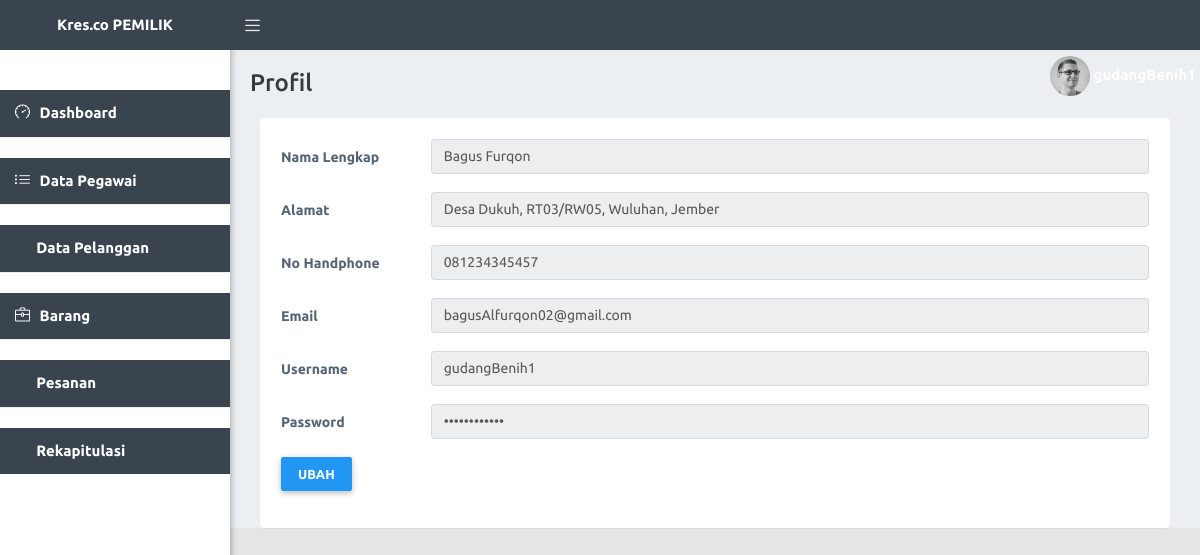
Page /pemilik/profil.php (signed in) on the committed database.
### tables this page shows
CREATE TABLE `pemilik` (
  `id_pemilik` int(11) NOT NULL,
  `nama_lengkap` varchar(100) NOT NULL,
  `alamat` varchar(150) NOT NULL,
  `no_hp` varchar(12) NOT NULL,
  `email` varchar(50) NOT NULL,
  `username` varchar(20) NOT NULL,
  `password` varchar(20) NOT NULL
);

### pemilik/profil.php (the view, shortened to what this page needs)
<?php
include '../koneksi.php';
?>
<!doctype html>
<html lang="en">
  <head>
    <link href="https://cdn.jsdelivr.net/npm/bootstrap@5.1.3/dist/css/bootstrap.min.css" rel="stylesheet">
<link rel="stylesheet" type="text/css" href="../Assets/icon/themify-icons/themify-icons.css">
<link rel="stylesheet" type="text/css" href="../Assets/icon/icofont/css/icofont.css">
<link rel="stylesheet" type="text/css" href="../Assets/icon/simple-line-icons/css/simple-line-icons.css">
<link rel="stylesheet" type="text/css" href="../Assets/plugins/bootstrap/css/bootstrap.min.css">
<link rel="stylesheet" href="../Assets/plugins/chartist/dist/chartist.css" type="text/css" media="all">
<link href="../Assets/css/svg-weather.css" rel="stylesheet">
<link rel="stylesheet" type="text/css" href="../Assets/css/main.css">
<link rel="stylesheet" type="text/css" href="../Assets/css/responsive.css">
    <link href="../Assets/css/sidebars.css" rel="stylesheet">
  </head>
  <body class="sidebar-mini fixed">
   <div class="wrapper">
      <header class="main-header-top hidden-print">
         <a href="index.php" class="logo"><b>Kres.co PEMILIK</b></a>
         <nav class="navbar navbar-static-top">
            <a href="#!" data-toggle="offcanvas" class="sidebar-toggle"></a>
            <div class="navbar-custom-menu f-right">
               <ul class="top-nav">
                  <li class="dropdown" style="padding-left: 800px;">
                     <a href="profil.php" data-toggle="dropdown" role="button" aria-haspopup="true" aria-expanded="false" class="dropdown-toggle drop icon-circle drop-image">
                        <span><img class="img-circle " src="../Assets/images/avatar-1.png" style="width:40px;" alt="User Image"></span>
                        <span>
                        <?php
                           $sql = $conn->query ("SELECT * FROM pemilik WHERE id_pemilik ='$_SESSION[id_pemilik]'");
                           while ($data=$sql -> fetch_assoc()) {
                        ?>
                           <b><?php echo $data['username'] ?></b> <?php  } ?>
                           <i class=" icofont icofont-simple-down"></i></span>
                     </a>
                  </li>
               </ul>
            </div>
         </nav>
      </header>
      <aside class="main-sidebar hidden-print ">
         <section class="sidebar" id="sidebar-scroll">
            <ul class="sidebar-menu">
                <li class="nav-level"></li>
                <li class="active treeview">
                    <a class="waves-effect waves-dark" href="index.php">
                        <i class="icon-speedometer"></i><span> Dashboard</span>
                    </a>
                </li>
                <li class="nav-level"></li>
                <li class="active treeview">
                    <a class="waves-effect waves-dark" href="datapegawai.php">
                        <i class="icon-list"></i><span> Data Pegawai</span>
                    </a>
                </li>
                <li class="nav-level"></li>
                <li class="active treeview">
                    <a class="waves-effect waves-dark" href="data_pelanggan.php">
                        <i class="icofont icofont-users"></i><span> Data Pelanggan</span>
                    </a>
                </li>
                <li class="nav-level"></li>
                <li class="active treeview">
                    <a class="waves-effect waves-dark" href="barang/produk.php">
                        <i class="icon-briefcase"></i><span> Barang</span>
                    </a>
                </li>
                <li class="nav-level"></li>
                <li class="active treeview">
                    <a class="waves-effect waves-dark" href="pemesanan/index.php">
                        <i class="icofont icofont-files"></i><span> Pesanan</span>
                    </a>
                </li>
                <li class="nav-level"></li>
                <li class="active treeview">
                    <a class="waves-effect waves-dark" href="rekap/index.php">
                        <i class="icofont icofont-wallet"></i><span> Rekapitulasi</span>
                    </a>
                </li>
            </ul>
         </section>
      </aside>
      <div class="content-wrapper">
         <div class="container-fluid">
            <div class="row">
               <div class="main-header">
                  <h4>Profil</h4>
               </div>
            </div>
            <div class="container">
            <div class="row">
                <div class="col-md-12">
                    <div class="panel panel-default">
                        <div class="panel-body">
                            <div class="table-responsive">
                                <table class="table table-striped table-bordered table-hover" id="dataTables-example">
            <?php
                $sql = $conn->query ("SELECT * FROM pemilik WHERE id_pemilik ='$_SESSION[id_pemilik]'");
                while ($data=$sql -> fetch_assoc()) {
            ?>
               <div class="card-block">
                           <form>
                              <div class="form-group row">
                                 <label for="example-text-input" class="col-xs-2 col-form-label form-control-label">Nama Lengkap</label>
                                 <div class="col-sm-10">
                                 <input readonly type="text" class="form-control" name="nama_lengkap"  value="<?php echo $data['nama_lengkap'] ?>"/>
                                 </div>
                              </div>
                              <div class="form-group row">
                                 <label for="example-text-input" class="col-xs-2 col-form-label form-control-label">Alamat</label>
                                 <div class="col-sm-10">
                                 <input readonly type="text" class="form-control" name="alamat"  value="<?php echo $data['alamat'] ?>"/>
                                 </div>
                              </div>
                              <div class="form-group row">
                                 <label for="example-text-input" class="col-xs-2 col-form-label form-control-label">No Handphone</label>
                                 <div class="col-sm-10">
                                 <input readonly type="tel" class="form-control" name="no_hp"  value="<?php echo $data['no_hp'] ?>"/>
                                 </div>
                              </div>
                              <div class="form-group row">
                                 <label for="example-text-input" class="col-xs-2 col-form-label form-control-label">Email</label>
                                 <div class="col-sm-10">
                                 <input readonly type="email" class="form-control" name="email"  value="<?php echo $data['email'] ?>"/>
                                 </div>
                              </div>
                              <div class="form-group row">
                                 <label for="example-text-input" class="col-xs-2 col-form-label form-control-label">Username</label>
                                 <div class="col-sm-10">
                                 <input readonly type="text" class="form-control" name="username"  value="<?php echo $data['username'] ?>"/>
                                 </div>
                              </div>
                              <div class="form-group row">
                                 <label for="example-text-input" class="col-xs-2 col-form-label form-control-label">Password</label>
                                 <div class="col-sm-10">
                                 <input readonly type="password" class="form-control" name="password"  value="<?php echo $data['password'] ?>"/>
                                 </div>
                              </div>
                                  <a href="edit_profil.php?username=<?php echo $data['username']; ?>" class="btn btn-primary">Ubah</a>
                           </form>
                        </div>
					<?php  } ?>
          </div>
      </div>
   </div>
</body>
</html>

### Assets/css/sidebars.css (style rules this page uses)
body { min-height: 100vh; min-height: -webkit-fill-available; }
html { height: -webkit-fill-available; }
.dropdown-toggle { outline: 0; }

### Assets/css/generic-class.css (style rules this page uses)
.f-right { float: right !important; }

### Assets/css/menu.css (style rules this page uses)
.top-nav .dropdown-toggle:after { content: initial; }
.main-header-top { background-color: #39444e; }
.nav-level { padding: 10px 0 !important; font-weight: 500; font-size: 13px; color: #2196f3; border-top: 1px solid #efefef; position: relative; }
.nav-level:first-child { margin-top: 20px; border-top: none; }
.main-header-top .navbar .top-nav > li > a { opacity: 0.9; color: #fff; }
.main-header-top .navbar .sidebar-toggle { color: #fff; opacity: 0.9; }
.main-header-top .logo { color: #fff; border-bottom: 0 solid transparent; }
.sidebar-menu > li > a { color: #666; }
.sidebar-menu > li.active > a { color: #fff; font-weight: 600; background: #39444e; }
.fixed .main-header-top, .fixed .main-sidebar, .fixed .left-side { position: fixed; }
.fixed .main-header-top { top: 0; right: 0; left: 0; }
.fixed .content-wrapper { margin-top: 50px; }
.wrapper:before { content: " "; display: table; }
.wrapper:after { content: " "; clear: both; }
.content-wrapper { height: 100%; background-color: #ebeff2; margin-left: 230px; z-index: 820; -webkit-transition: all 0.3s ease-in-out; -moz-transition: all 0.3s ease-in-out; -ms-transition: all 0.3s ease-in-out; transition: all 0.3s ease-in-out; }
.main-header-top { position: relative; max-height: 50px; z-index: 1030; }
.main-header-top > .navbar { margin-bottom: 0; margin-left: 230px; border: none; max-height: 50px; border-radius: 0; padding: 0; background-color: #39444e; }
.main-header-top .sidebar-toggle { float: left; background-color: transparent; background-image: none; padding: 15px; font-family: fontAwesome; position: relative; -webkit-transition: all 0.3s ease; -moz-transition: all 0.3s ease; -ms-transition: all 0.3s ease; transition: all 0.3s ease; max-height: 50px; }
.main-header-top .sidebar-toggle:before { font-family: 'simple-line-icons'; content: "\e601"; font-size: 15px; }
.main-header-top .logo { display: block; width: 230px; height: 50px; font-size: 15px; font-weight: 400; line-height: 50px; text-align: center; padding: 0 15px; float: left; overflow: hidden; }
.main-header-top .top-nav { list-style: none; padding-left: 0; display: inline-block; float: right; margin: 0 10px 0 0; }
.main-header-top .top-nav > li { display: inline-block; position: relative; }
.main-header-top .top-nav > li > a { padding: 15px 20px; line-height: 50px; opacity: 0.9; }
.main-sidebar { position: absolute; top: 0; left: 0; background: #fff; padding-top: 50px; min-height: 100vh; width: 230px; z-index: 810; -webkit-box-shadow: 1px 3px 7px rgba(0, 0, 0, 0.3); box-shadow: 1px 3px 7px rgba(0, 0, 0, 0.3); -webkit-transition: transform 0.3s ease-in-out, width 0.3s ease-in-out; -moz-transition: transform 0.3s ease-in-out, width 0.3s ease-in-out; -ms-transition: transform 0.3s ease-in-out, width 0.3s ease-in-out; transition: transform 0.3s ease-in-out, width 0.3s ease-in-out; }
.sidebar { padding-bottom: 10px; font-size: 16px; }
.sidebar-menu { list-style: none; margin: 0; padding: 0; white-space: nowrap; overflow: hidden; }
.sidebar-menu > li { position: relative; margin: 0; padding: 0; }
.sidebar-menu > li > a { padding: 12px 5px 12px 15px; display: block; position: relative; font-size: 15px; background-color: #fff; }
.sidebar-menu > li > a > i { padding-right: 6px; display: inline; }

### rows in the picture
pemilik: nama_lengkap "Bagus Furqon", alamat "Desa Dukuh, RT03/RW05, Wuluhan, Jember", no_hp "081234345457", email "bagusAlfurqon02@gmail.com", username "gudangBenih1"
